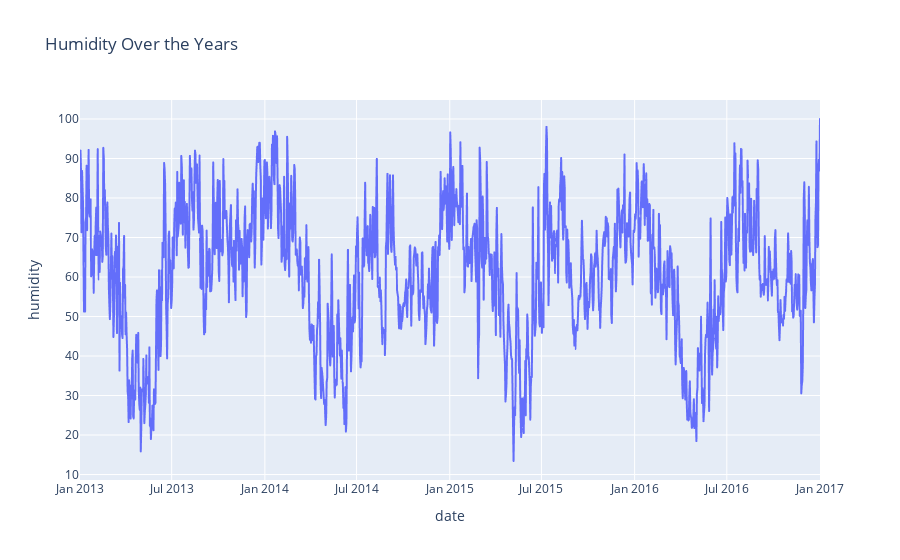

Notebook cell for this chart:
### Code cell
humidity = px.line(data_frame=weather_data, x=weather_data['date'], y=weather_data['humidity'],title='Humidity Over the Years')
humidity.show()

### Figure 1 — Plotly figure (JSON) as saved in the notebook; plotly's stock layout.template omitted (floating-point values rounded to 4 significant figures; data arrays with more than 128 entries replaced by an {"elided": "..."} marker saying what was removed)
{"data": [{"hovertemplate": "date=%{x}<br>humidity=%{y}<extra></extra>", "legendgroup": "", "line": {"color": "#636efa", "dash": "solid"}, "marker": {"symbol": "circle"}, "mode": "lines", "name": "", "showlegend": false, "type": "scattergl", "x": {"elided": "1462 str values"}, "xaxis": "x", "y": {"elided": "1462 float values"}, "yaxis": "y"}], "layout": {"legend": {"tracegroupgap": 0}, "title": {"text": "Humidity Over the Years"}, "xaxis": {"anchor": "y", "domain": [0, 1], "title": {"text": "date"}}, "yaxis": {"anchor": "x", "domain": [0, 1], "title": {"text": "humidity"}}}}
